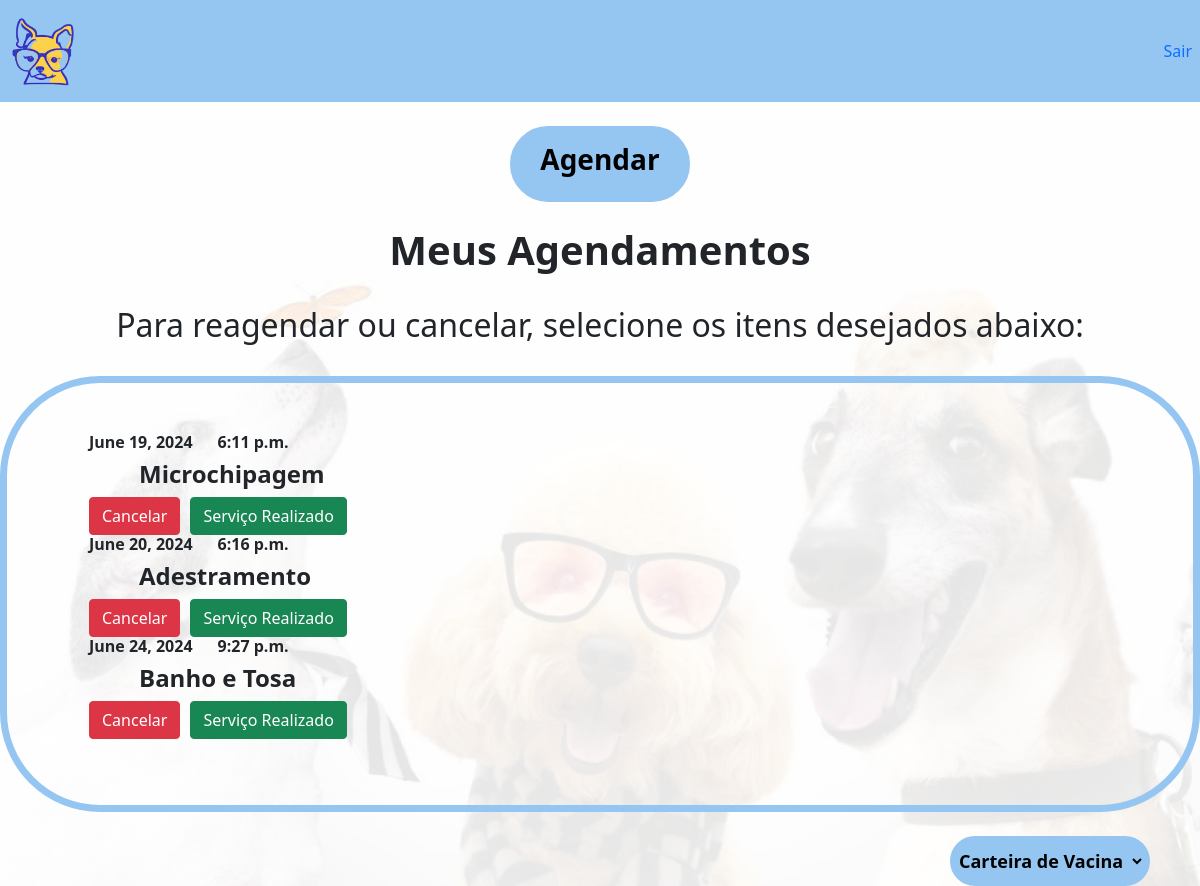
Screenshot of /agenda_cliente/ (signed in) with the database file from the repository.
### Aplicativo/models.py (models this page shows, shortened)
class AgendamentoModel(models.Model):
    STATUS_CHOICES = [
        ('aberto', 'Aberto'),
        ('fechado', 'Fechado'),
        ('cancelado', 'Cancelado'),
    ]
    tutor = models.ForeignKey(User, on_delete=models.CASCADE, default=1)
    animal = models.ForeignKey('cadastroAnimalModel', on_delete=models.CASCADE, default=1)
    servico = models.ForeignKey(ServicoModel, on_delete=models.CASCADE, default=1)
    data = models.DateField(default='2024-01-01')  # Valor padrão temporário
    horario = models.TimeField(default='12:00')  # Valor padrão temporário
    status = models.CharField(max_length=10, choices=STATUS_CHOICES, default='aberto')

class ServicoModel(models.Model):
    nome = models.CharField(max_length=200, unique=True, default='Serviço Temporário')

### Aplicativo/views.py (the view)
# urls.py: path('agenda_cliente/', views.agenda_cliente, name='agenda_cliente'),
def agenda_cliente(request):
    tutor_id = request.user.id
    agendamentos = AgendamentoModel.objects.filter(tutor_id=tutor_id, status='aberto')
    return render(request, 'agenda_cliente.html', {'agendamentos': agendamentos})
    return render(request, 'agenda_cliente.html')

### Aplicativo/templates/agenda_cliente.html (shortened to what this page needs)
<!DOCTYPE html>
<html lang="en">
<head>
{% load static %}
<link rel="stylesheet" type="text/css" href="{% static 'css/index.css' %}">
<link rel="stylesheet" type="text/css" href="{% static 'css/cadastroServicos.css' %}">
<link href="https://cdn.jsdelivr.net/npm/bootstrap@5.0.2/dist/css/bootstrap.min.css" rel="stylesheet"
integrity="sha384-EVSTQN3/azprG1Anm3QDgpJLIm9Nao0Yz1ztcQTwFspd3yD65VohhpuuCOmLASjC">
</head>
<body>
    <nav class="navbar navbar-expand-lg custom-bg">
        <div class="collapse navbar-collapse" id="navbarNav">
            <ul class="navbar-nav">
                <li class="nav-item">
                    <a class="nav-link active left-link" aria-current="page" href="{% url 'agenda_cliente' %}">
                        <img src='{% static "Aplicativo/media/logo.png"%}' class="img">
                    </a>
                </li>
            </ul>
            <ul class="navbar-nav ms-auto">
                <li class="nav-item">
                    <a class="nav-link" href="{% url 'home_cliente' %}">Sair</a>
                </li>
            </ul>
        </div>
    </nav>
    <br>
    <div class="container">
        <a href="{% url 'agendamento_cliente' %}"><button class="custom-btn"><h3><b>Agendar</b></h3></button></a>
    </div>
    <br>
    <h1 class="text-center"><b>Meus Agendamentos</b></h1><br>
    <h2 class="text-center">Para reagendar ou cancelar, selecione os itens desejados abaixo:</h2><br>
    <div class="container-wrapper">
        <div class="custom-container">
            <ul>
                {% for agendamento in agendamentos %}
                    <div class="agendamento-item">
                        <h6><b>{{ agendamento.data }}</b><b>&nbsp;&nbsp;&nbsp;&nbsp;&nbsp;&nbsp;{{ agendamento.horario }}</b></h6>
                        <div class="agendamento">
                            <h4 class="text" style="margin-left: 50px;"><b>{{ agendamento.servico.nome }}</b></h4>
                        </div>
                        <div class="action-btns">
                            <form action="{% url 'cancelar_agendamento' agendamento.id %}" method="post" style="display:inline;">
                                <button type="submit" class="btn btn-danger">Cancelar</button>
                            </form>
                            <form action="{% url 'fechar_agendamento' agendamento.id %}" method="post" style="display:inline;">
                                <button type="submit" class="btn btn-success">Serviço Realizado</button>
                            </form>
                        </div>
                    </div>
                {% empty %}
                    <li>Nenhum agendamento em aberto encontrado.</li>
                {% endfor %}
            </ul>
        </div>
    </div>
    <br>
    <div class="select">
        <select name="cartaoVacina">
            <option value="">Carteira de Vacina</option>
          </select>
    </div>
</body>
</html>

### Aplicativo/static/css/index.css (style rules this page uses)
.custom-bg { background-color: #95C6F2; }

### Aplicativo/static/css/cadastroServicos.css (style rules this page uses)
body { background-image: url('../Aplicativo/media/fundo_opaco.png'); background-size: cover; background-repeat: no-repeat; background-attachment: fixed; }

### Aplicativo/templates/agenda_cliente.html (style rules this page uses)
.custom-btn { background-color: #95C6F2; width: 180px; padding: 10px; border: 7px solid #95C6F2; border-radius: 50px; transition: background-color 0.3s ease; }
.container { display: flex; justify-content: center; align-items: center; }
.container-wrapper { display: flex; justify-content: center; align-items: center; }
.custom-container { border: 7px solid #95C6F2; border-radius: 100px; padding: 50px; width: 1700px; }
.action-btns { display: flex; gap: 10px; }
.img { width: 70px; height: 70px; }
select { width: 200px; height: 50px; border: 5px solid #95C6F2; border-radius: 50px; background-color: #95C6F2; font-size: large; font-weight: bold; align-items: center; }
.select { display: flex; justify-content: end; align-items: end; margin-right: 50px; }

### rows the page displays
AgendamentoModel: data "June 19, 2024", horario "6:11 p.m.", servico.nome "Microchipagem"
AgendamentoModel: data "June 20, 2024", horario "6:16 p.m.", servico.nome "Adestramento"
AgendamentoModel: data "June 24, 2024", horario "9:27 p.m.", servico.nome "Banho e Tosa"
